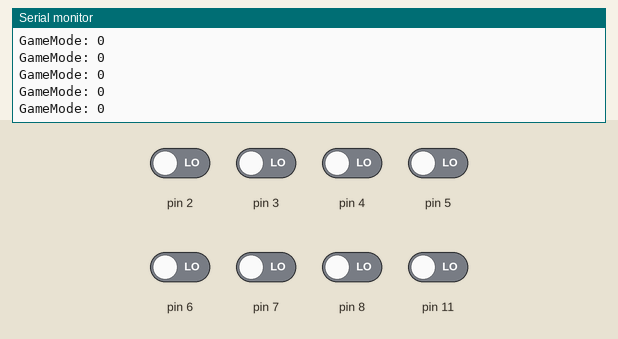
This sketch was run on a simulated Arduino Uno, built with avr-gcc and run on an emulated ATmega328P. On the bench: the last lines printed to the serial monitor. The test bench sets the inputs (shaded band); at power-on: pin 2–8, pin 11 LOW. Random numbers use the default seed unless the sketch sets one.

Above: at 1.2 s.
1.3 s: pin 2 driven HIGH
At 1.32 s:
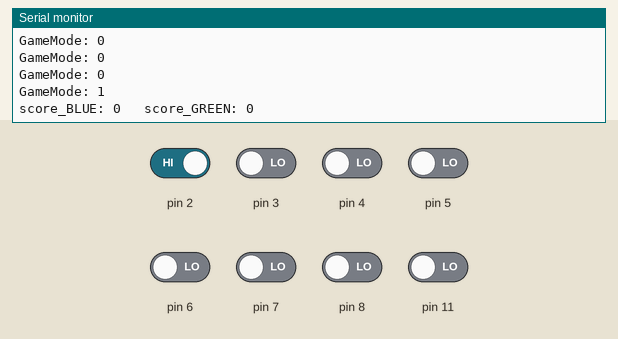
3.2 s: pin 6 driven HIGH
At 3.29 s:
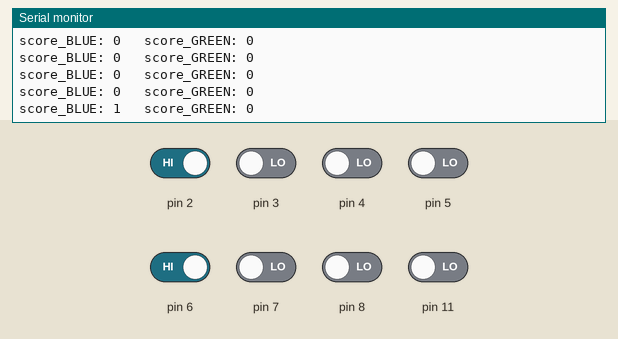
4.7 s: pin 11 driven HIGH
At 4.8 s:
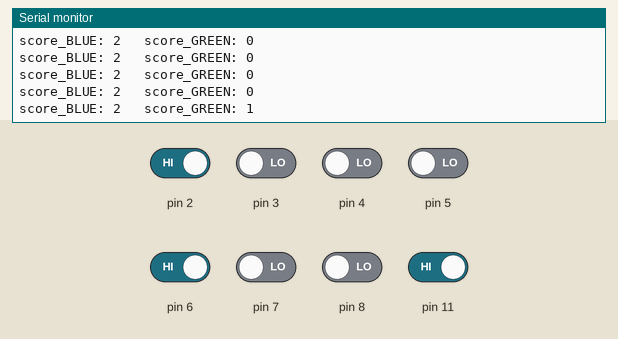
6.2 s: pin 5 driven HIGH
At 6.31 s:
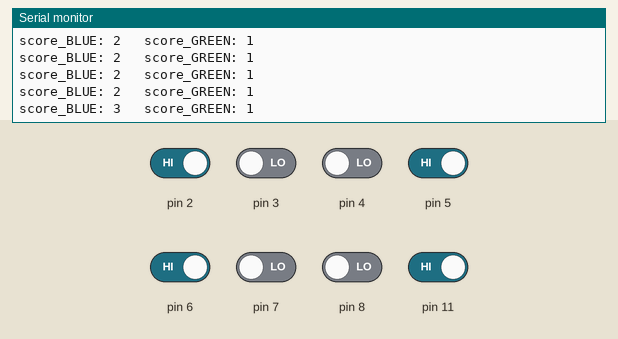
7.7 s: pin 4 driven HIGH
At 7.77 s:
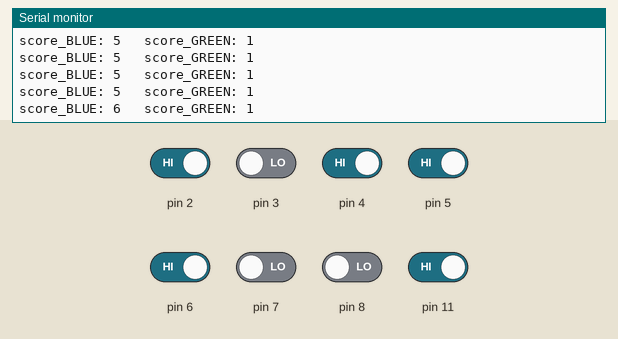
9.2 s: pin 8 driven HIGH
At 9.29 s:
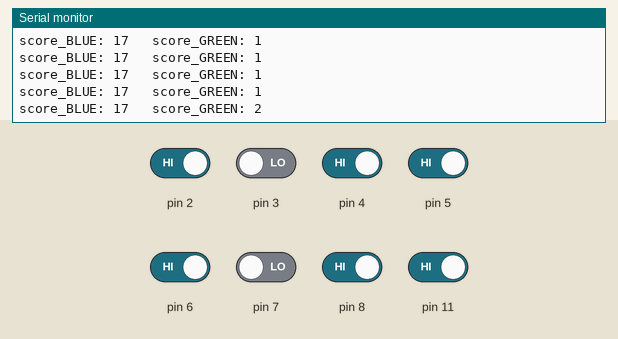
Timing chart, 0 to 12.2 s (numbered marks = the images above; inputs shaded):
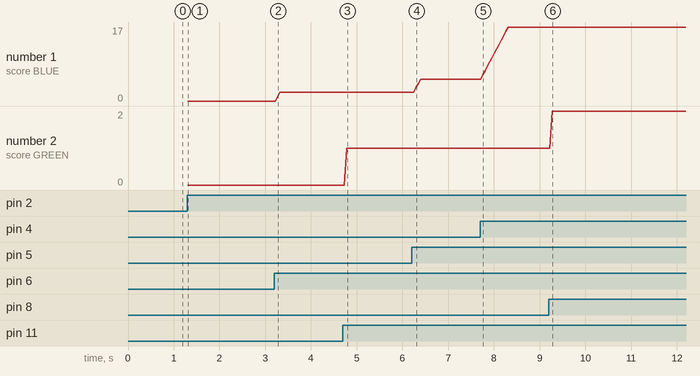

Measured:
- after the input at 1.3 s, the serial monitor: prints a new line at once (image 1)
- after the input at 3.2 s, the serial monitor: prints a new line after 0.07 s (image 2)
- after the input at 4.7 s, the serial monitor: prints a new line after 0.08 s (image 3)
- after the input at 6.2 s, the serial monitor: prints a new line after 0.10 s (image 4)
- after the input at 7.7 s, the serial monitor: prints a new line after 0.06 s (image 5)
- after the input at 9.2 s, the serial monitor: prints a new line after 0.07 s (image 6)
- plotted number 1: 0 → 2 after the input at 3.2 s, 2 → 5 after the input at 6.2 s, 5 → 17 after the input at 7.7 s

The sketch:

dapFaceOff.ino
```cpp
/* pin layout
buttons:
    blue buttons 1-5 = pins 2-6;
    green buttons 1-5 = pins 7-11;

leds:
    blue buttons 1-5 = analog pins 0-4 = digital pins 54-58;
    green buttons 1-5 = analog pins 5-9 = digital pins 59-63;
*/

// button presses necessary to win the game
const int score_WIN = 50;
const int stage2 = 30;
const int stage3 = 45;

// keeps track of the currently lit up button
int activeButton_BLUE;
int activeButton_GREEN;

// 0 = startScreen, 1 = simple, 2 = hard mode, 3 = impossible
int gameMode = 0;

// keeps track of button presses
int score_BLUE = 0;
int score_GREEN = 0;


/*
initialize all button pins as inputs and all led pins as outputs
also set all leds to LOW
*/
void setup()
{
    Serial.begin(115200);
    for (int i = 2; i <= 11; ++i)
    {
        pinMode(i, INPUT);
    }

    for (int i = 2; i <= 11; ++i)
    {
        pinMode(correspondingLED(i), OUTPUT);
    }

    killAllLEDs();
    for(int i = 2; i <=4; i++){
        digitalWrite(correspondingLED(i), HIGH);
    }

    randomSeed(analogRead(15));
}

void loop()
{

    delay(50);

    // waits until the gamemode is selected
    if (gameStarted())
    {
        killAllLEDs();

        activeButton_BLUE = selectRandomButton_BLUE();
        activeButton_GREEN = selectRandomButton_GREEN();
    }

    Serial.print("GameMode: ");
    Serial.println(gameMode);
    while (gameMode == 1)
    {
        Serial.print("score_BLUE: ");
        Serial.print(score_BLUE);

        Serial.print("\t score_GREEN: ");
        Serial.println(score_GREEN);
        gameMode1();

        checkWinCondition();
        delay(50);
    }

    while (gameMode == 2)
    {
        if (checkStage2Condition())
        {
            gameMode2();
        }
        else
            gameMode1();

        checkWinCondition();
        delay(50);
    }

    while (gameMode == 3)
    {
        if (checkStage3Condition())
        {
            gameMode3();
        }
        else if (checkStage2Condition())
        {
            gameMode2();
        }
        else
            gameMode1();

        checkWinCondition();
        delay(50);
    }
}

// returns true if game select buttons are pressed, and sets gameMode variable to the chosen gamemode
bool gameStarted()
{
    for (int i = 2; i <= 4; ++i)
    {
        if (digitalRead(i))
        {
            gameMode = i - 1;
            return true;
        }
    }
    return false;
};

// returns a random integer from 2 to 6 inclusive and sets that pins corresponding led to high
int selectRandomButton_BLUE()
{
    int rand = random(2, 7);
    digitalWrite(correspondingLED(rand), HIGH);
    return rand;
};

// returns a random integer from 7 to 11 inclusive and sets that pins corresponding led to high
int selectRandomButton_GREEN()
{
    int rand = random(7, 12);
    digitalWrite(correspondingLED(rand), HIGH);
    return rand;
}

//returns the corresponding led pin for a given button pin
int correspondingLED(int pin){
    return pin + 52;
}

// turns off all the leds
void killAllLEDs()
{
    for (int i = 2; i <= 11; ++i)
    {
        digitalWrite(correspondingLED(i), LOW);
    }
};

// accepts a bool, 0 if blue, 1 if green, flash all the winners buttons, and turn off all the opponent buttons.
void flashWinner(bool winner)
{
    // lower number is faster blinking
    int blinkSpeed = 200;
    killAllLEDs();

    switch (winner)
    {
    case 0:
        for (int i = 0; i < 10; ++i)
        {
            for (int i = 2; i <= 6; ++i)
            {
                digitalWrite(correspondingLED(i), HIGH);
            }
            delay(blinkSpeed);

            for (int i = 2; i <= 6; ++i)
            {
                digitalWrite(correspondingLED(i), LOW);
            }
            delay(blinkSpeed);
        }
        break;
    case 1:

        for (int i = 0; i < 10; ++i)
        {
            for (int i = 7; i <= 11; ++i)
            {
                digitalWrite(correspondingLED(i), HIGH);
            }
            delay(blinkSpeed);

            for (int i = 7; i <= 11; ++i)
            {
                digitalWrite(correspondingLED(i), LOW);
            }
            delay(blinkSpeed);
        }

        break;
    }
};

// sets gameMode to 0, kills all leds, and lights up buttons 1-3 for choosing the gamemode
void resetGame(){
    gameMode = 0;

    killAllLEDs();
    for(int i = 2; i <=4; i++){
        digitalWrite(correspondingLED(i), HIGH);
    }

    score_BLUE = 0;
    score_GREEN = 0;

};

// gameMode 1 operation
void gameMode1()
{
    // if the active button is pressed, choose a new button, turn off the old one, and increase that player's score.
    if (digitalRead(activeButton_BLUE))
    {
        digitalWrite(correspondingLED(activeButton_BLUE),LOW);
        activeButton_BLUE = selectRandomButton_BLUE();
        score_BLUE++;
    }
    else if (digitalRead(activeButton_GREEN))
    {
        digitalWrite(correspondingLED(activeButton_GREEN), LOW);
        activeButton_GREEN = selectRandomButton_GREEN();
        score_GREEN++;
    }
}

// gameMode 2 operation
void gameMode2(){};

// gameMode 3 operation
void gameMode3(){};

// check for transition to stage 2
bool checkStage2Condition()
{
    if (score_GREEN >= stage2)
    {
        flashWinner(1);
        resetGame();
    }

    else if (score_BLUE >= stage2)
    {
        flashWinner(0);
        resetGame();
    }
}

// check for transition to stage 3
bool checkStage3Condition()
{
    if (score_GREEN >= stage3)
    {
        flashWinner(1);
        resetGame();
    }

    else if (score_BLUE >= stage3)
    {
        flashWinner(0);
        resetGame();
    }
}

// check if any team has won, if so, flash their buttons and reset the game
void checkWinCondition()
{
    if (score_GREEN >= score_WIN)
    {
        flashWinner(1);
        resetGame();
    }

    else if (score_BLUE >= score_WIN)
    {
        flashWinner(0);
        resetGame();
    }
}
```
